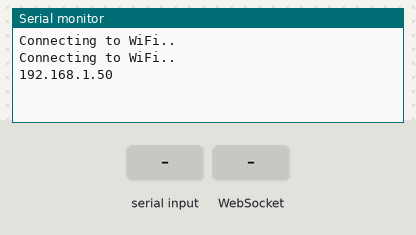
Recording of a sketch running on a simulated ESP32. Parts: the last lines printed to the serial monitor. The inputs (shaded band) are chosen by the test bench. WiFi joins after 1.5 s; servers stay silent unless stated; storage starts empty.

Above: at 3.2 s.
3.3 s: "1\n" received over Serial
At 4.2 s:
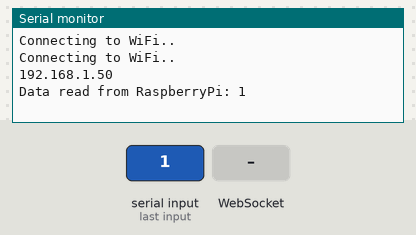
4.8 s: WebSocket text "1" received
At 5.5 s:
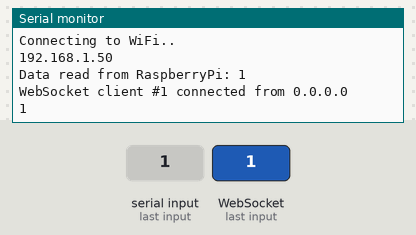

The sketch:

webapp-sockets.ino
```cpp
#include <WiFi.h>
#include <AsyncTCP.h>
#include <ESPAsyncWebServer.h>
#include "SPIFFS.h"

const char* ssid = "";
const char* password= "";

AsyncWebServer server(80);
AsyncWebSocket ws("/ws");
const int port = 115200;


const byte numChars = 128; // does this need to increase??
char receivedChars[numChars];   // an array to store the received data
boolean newData = false;


void sendPiData(char message[]) {
  ws.textAll(message);
}

//When button is pressed, handles data sending here
void handleWebSocketMessage(void *arg, uint8_t *data, size_t len) {
  AwsFrameInfo *info = (AwsFrameInfo*)arg;
  if (info->final && info->index == 0 && info->len == len && info->opcode == WS_TEXT) {
    data[len] = 0;
    Serial.println((char*)data); //sends message to RaspberryPi
  }
}

void onEvent(AsyncWebSocket *server, AsyncWebSocketClient *client, AwsEventType type,
  void *arg, uint8_t *data, size_t len) {
    switch (type) {
      case WS_EVT_CONNECT:
        Serial.printf("WebSocket client #%u connected from %s\n", client->id(), client->remoteIP().toString().c_str());
        break;
      case WS_EVT_DISCONNECT:
        Serial.printf("WebSocket client #%u disconnected\n", client->id());
        break;
      case WS_EVT_DATA:
        handleWebSocketMessage(arg, data, len); //when js sends websocket message "toggle", this function handles it!
        break;
      case WS_EVT_PONG:
      case WS_EVT_ERROR:
        break;
  }
}

void initWebSocket() {
  ws.onEvent(onEvent);
  server.addHandler(&ws);
}

void setup(){
  // Serial port for debugging purposes
  Serial.begin(port);
  if(!SPIFFS.begin(true)){
    Serial.println("An Error has occurred while mounting SPIFFS");
    return;
  }

  // Route for root / web page
  server.on("/", HTTP_GET, [](AsyncWebServerRequest *request){
    request->send(SPIFFS, "/index.html","text/html");
  });

  // Route to load style.css file
  server.on("/style.css", HTTP_GET, [](AsyncWebServerRequest *request){
    request->send(SPIFFS, "/style.css", "text/css");
  });

  // Route to load script.js file
  server.on("/script.js", HTTP_GET, [](AsyncWebServerRequest *request){
    request->send(SPIFFS, "/script.js", "text/javascript");
  });

  // Connect to Wi-Fi
  WiFi.begin(ssid, password);
  while (WiFi.status() != WL_CONNECTED) {
    delay(1000);
    Serial.println("Connecting to WiFi..");
  }

  // Print ESP Local IP Address
  Serial.println(WiFi.localIP());


  initWebSocket();
  // Start server
  server.begin();
}

void loop() {
  ws.cleanupClients(); //sometimes browsers dont close websocket connections, this helps it
  recvWithEndMarker();
  showNewData();
}

//Receives data from RaspberryPi
void recvWithEndMarker() {
    static byte ndx = 0;
    char endMarker = '\n';
    char rc;

    while (Serial.available() > 0 && newData == false) {
        rc = Serial.read();
        delay(10);
        if (rc != endMarker) {
            receivedChars[ndx] = rc;
            ndx++;
            if (ndx >= numChars) {
                ndx = numChars - 1;
            }
        }
        else {
            receivedChars[ndx] = '\0'; // terminate the string
            ndx = 0;
            newData = true;
        }
    }
}

void showNewData() {
    if (newData == true) {
        Serial.print("Data read from RaspberryPi: ");
        Serial.println(receivedChars);
        sendPiData(receivedChars);
        newData = false;
    }
}
```

Measured:
- after the input at 3.3 s, the serial monitor: prints a new line at once (image 1)
- after the input at 4.8 s, the serial monitor: prints a new line at once (image 2)
